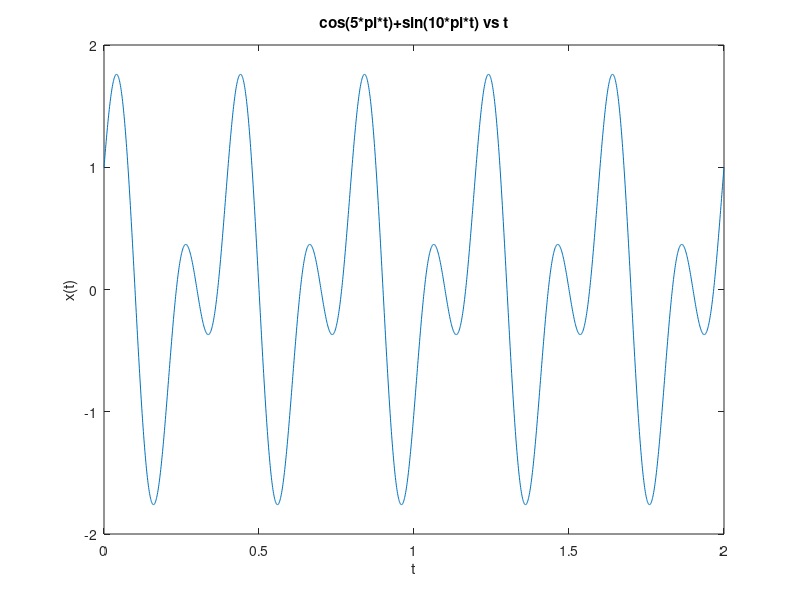

Recreate this plot in MATLAB.
t_fine = 0:0.001:2;
xt = cos(5*pi*t_fine)+sin(10*pi*t_fine);
figure();
plot(t_fine,xt);
xlabel("t");
ylabel("x(t)");
title("cos(5*pi*t)+sin(10*pi*t) vs t")
